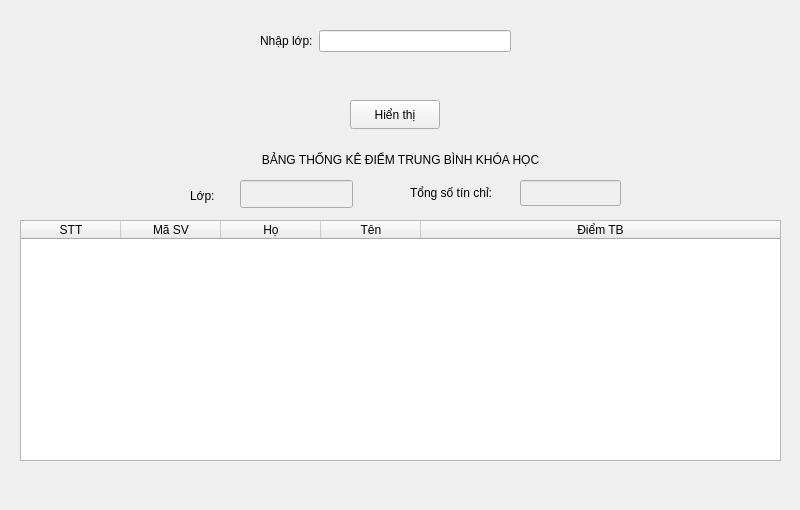
      <widget class="QWidget" name="DTBTheoSoTC">
       <attribute name="title">
        <string>Điểm trung bình theo số tín chỉ</string>
       </attribute>
       <widget class="QTableWidget" name="tblKQ">
        <property name="geometry">
         <rect>
          <x>20</x>
          <y>220</y>
          <width>761</width>
          <height>241</height>
         </rect>
        </property>
        <attribute name="horizontalHeaderShowSortIndicator" stdset="0">
         <bool>true</bool>
        </attribute>
        <attribute name="horizontalHeaderStretchLastSection">
         <bool>true</bool>
        </attribute>
        <column>
         <property name="text">
          <string>STT</string>
         </property>
        </column>
        <column>
         <property name="text">
          <string>Mã SV</string>
         </property>
        </column>
        <column>
         <property name="text">
          <string>Họ</string>
         </property>
        </column>
        <column>
         <property name="text">
          <string>Tên</string>
         </property>
        </column>
        <column>
         <property name="text">
          <string>Điểm TB</string>
         </property>
        </column>
       </widget>
       <widget class="QWidget" name="formWidget" native="true">
        <property name="geometry">
         <rect>
          <x>260</x>
          <y>30</y>
          <width>251</width>
          <height>61</height>
         </rect>
        </property>
        <layout class="QFormLayout" name="formLayout">
         <item row="0" column="0">
          <widget class="QLabel" name="label_18">
           <property name="text">
            <string>Nhập lớp:</string>
           </property>
          </widget>
         </item>
         <item row="0" column="1">
          <widget class="QLineEdit" name="txtDiemTB"/>
         </item>
        </layout>
       </widget>
       <widget class="QPushButton" name="btnDiemTB">
        <property name="geometry">
         <rect>
          <x>350</x>
          <y>100</y>
          <width>90</width>
          <height>29</height>
         </rect>
        </property>
        <property name="text">
         <string>Hiển thị</string>
        </property>
       </widget>
       <widget class="QWidget" name="widget_7" native="true">
        <property name="geometry">
         <rect>
          <x>10</x>
          <y>140</y>
          <width>781</width>
          <height>361</height>
         </rect>
        </property>
        <property name="autoFillBackground">
         <bool>true</bool>
        </property>
        <widget class="QLabel" name="label_20">
         <property name="geometry">
          <rect>
           <x>0</x>
           <y>10</y>
           <width>781</width>
           <height>20</height>
          </rect>
         </property>
         <property name="text">
          <string>BẢNG THỐNG KÊ ĐIỂM TRUNG BÌNH KHÓA HỌC</string>
         </property>
         <property name="alignment">
          <set>Qt::AlignmentFlag::AlignCenter</set>
         </property>
        </widget>
        <widget class="QLabel" name="label_21">
         <property name="geometry">
          <rect>
           <x>180</x>
           <y>40</y>
           <width>63</width>
           <height>31</height>
          </rect>
         </property>
         <property name="text">
          <string>Lớp: </string>
         </property>
         <property name="alignment">
          <set>Qt::AlignmentFlag::AlignLeading|Qt::AlignmentFlag::AlignLeft|Qt::AlignmentFlag::AlignVCenter</set>
         </property>
        </widget>
        <widget class="QLineEdit" name="hienLopDTB">
         <property name="enabled">
          <bool>false</bool>
         </property>
         <property name="geometry">
          <rect>
           <x>230</x>
           <y>40</y>
           <width>113</width>
           <height>28</height>
          </rect>
         </property>
        </widget>
        <widget class="QLabel" name="label_19">
         <property name="geometry">
          <rect>
           <x>400</x>
           <y>40</y>
           <width>101</width>
           <height>26</height>
          </rect>
         </property>
         <property name="text">
          <string>Tổng số tín chỉ:</string>
         </property>
         <property name="alignment">
          <set>Qt::AlignmentFlag::AlignLeading|Qt::AlignmentFlag::AlignLeft|Qt::AlignmentFlag::AlignVCenter</set>
         </property>
        </widget>
        <widget class="QLineEdit" name="lineEditTinChiK">
         <property name="enabled">
          <bool>false</bool>
         </property>
         <property name="geometry">
          <rect>
           <x>510</x>
           <y>40</y>
           <width>101</width>
           <height>26</height>
          </rect>
         </property>
        </widget>
       </widget>
       <zorder>widget_7</zorder>
       <zorder>tblKQ</zorder>
       <zorder>formWidget</zorder>
       <zorder>btnDiemTB</zorder>
      </widget>
